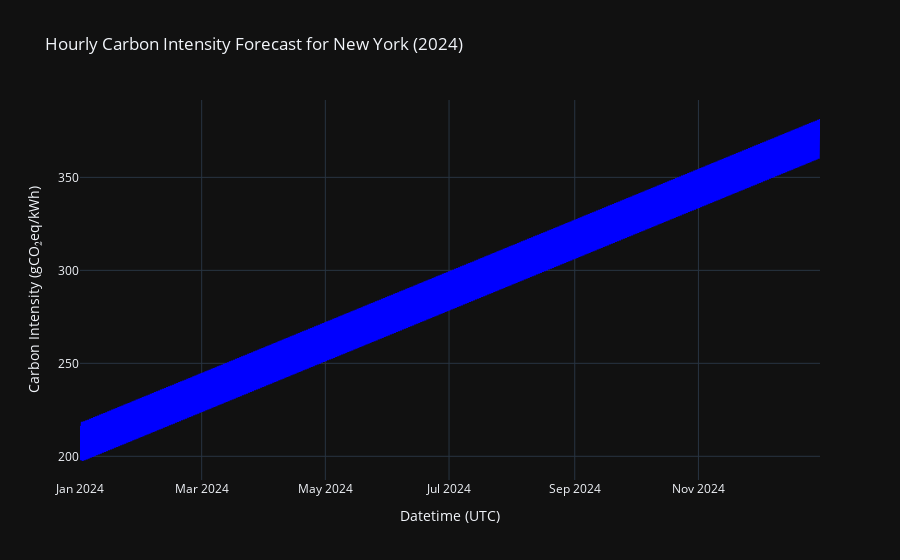

The code cell stored with this chart in its notebook:
### Code cell
import plotly.graph_objects as go

# Create a dynamic graph using Plotly
fig = go.Figure()

# Add hourly forecast to the graph
fig.add_trace(go.Scatter(
    x=forecast_df.index,
    y=forecast_df['Forecast'],
    mode='lines',
    name='Hourly Forecast',
    line=dict(color='blue')
))

# Customize layout
fig.update_layout(
    title='Hourly Carbon Intensity Forecast for New York (2024)',
    xaxis_title='Datetime (UTC)',
    yaxis_title='Carbon Intensity (gCO₂eq/kWh)',
    template='plotly_dark',
    legend=dict(x=0, y=1),
)

# Show the graph
fig.show()

### Figure 1 — Plotly figure (JSON) as saved in the notebook; plotly's stock layout.template omitted (floating-point values rounded to 4 significant figures; data arrays with more than 128 entries replaced by an {"elided": "..."} marker saying what was removed)
{"data": [{"line": {"color": "blue"}, "mode": "lines", "name": "Hourly Forecast", "type": "scatter", "x": {"elided": "8760 str values"}, "y": {"elided": "8760 float values"}}], "layout": {"legend": {"x": 0, "y": 1}, "title": {"text": "Hourly Carbon Intensity Forecast for New York (2024)"}, "xaxis": {"title": {"text": "Datetime (UTC)"}}, "yaxis": {"title": {"text": "Carbon Intensity (gCO₂eq/kWh)"}}}}
